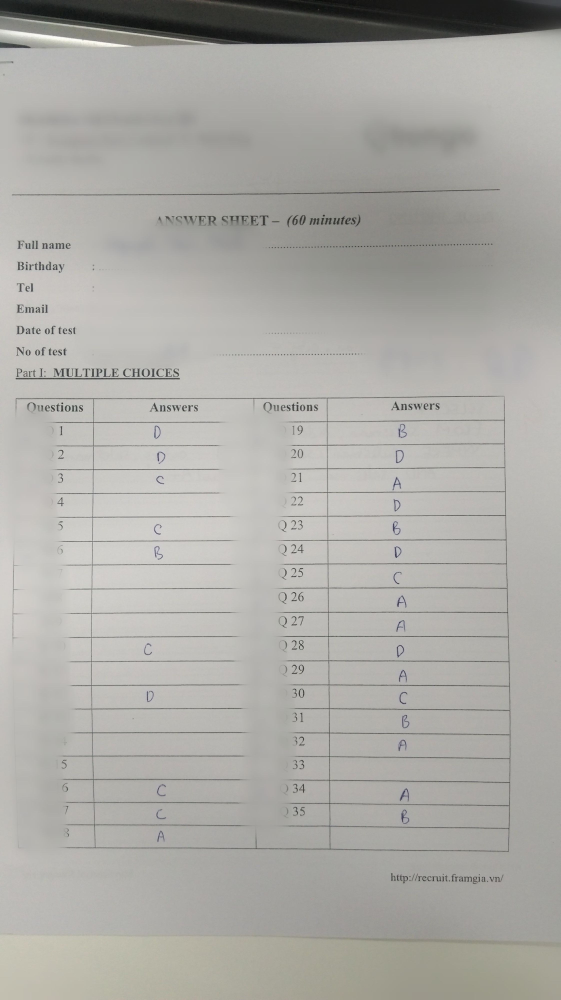
#> input picture anhdonghh.jpg, 2242 x 4000 px (shown at 1/4 size)
$ python 'import cv2.py'   (older library calls are emulated)
#> lines starting #> are read from the running program, lines starting #| are printed output that depends on the picture; after the words box and inside, x2 and y2 are one past the last pixel; in counts of white or black regions, pixels touching at a corner belong together
import cv2
import numpy as np
import matplotlib.pyplot as plt
import tensorflow as tf
import csv
import matplotlib
import matplotlib.pyplot as plt
import matplotlib

img = cv2.imread('anhdonghh.jpg', 0)
#> img: shape (4000, 2242); min 6, max 255, mean 170.6
blur = cv2.GaussianBlur(img,(5,5),0)
thresh = cv2.adaptiveThreshold(blur,255,cv2.ADAPTIVE_THRESH_GAUSSIAN_C,cv2.THRESH_BINARY_INV,11,2)
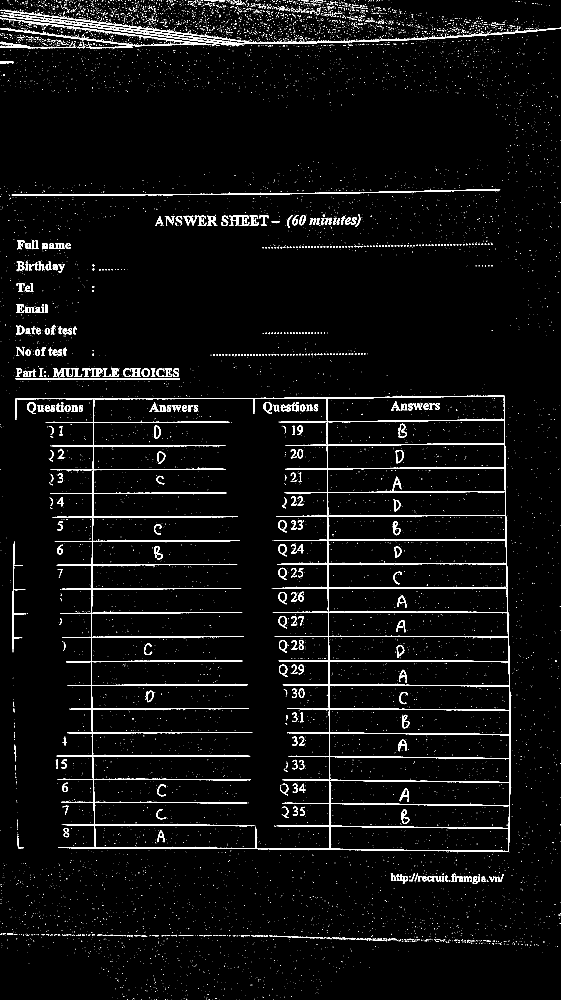
#> thresh: shape (4000, 2242) (shown at 1/4 size); 3.2% white; 10165 white regions (9587 under 20 px), largest, box (x1, y1, x2, y2) and area: (62, 1583, 2042, 3408) 139211, (0, 39, 2242, 177) 16630, (0, 71, 845, 185) 7454

horizal = thresh
vertical = thresh

scale_height = 20 #Scale này để càng cao thì số dòng dọc xác định sẽ càng nhiều
scale_long = 15

long = int(img.shape[1]/scale_long)
#> long = 149
height = int(img.shape[0]/scale_height)
#> height = 200

horizalStructure = cv2.getStructuringElement(cv2.MORPH_RECT, (long, 1))
horizal = cv2.erode(horizal, horizalStructure, (-1, -1))
#> horizal: shape (4000, 2242); 0.8% white; 58 white regions (11 under 20 px), largest, box (x1, y1, x2, y2) and area: (137, 1584, 1945, 1596) 4592, (121, 770, 1459, 781) 2984, (306, 3390, 1388, 3398) 2574
horizal = cv2.dilate(horizal, horizalStructure, (-1, -1))
#> horizal: shape (4000, 2242); 1.3% white; 44 white regions, largest, box (x1, y1, x2, y2) and area: (63, 1584, 2019, 1596) 6516, (232, 3390, 2036, 3405) 5874, (47, 766, 1719, 781) 5305

verticalStructure = cv2.getStructuringElement(cv2.MORPH_RECT, (1, height))
#> verticalStructure = 200 values from 1 to 1
vertical = cv2.erode(vertical, verticalStructure, (-1, -1))
#> vertical: shape (4000, 2242); 0.04% white in thin lines or dots, all inside (x1, y1, x2, y2) = (51, 1683, 2041, 3299)
vertical = cv2.dilate(vertical, verticalStructure, (-1, -1))
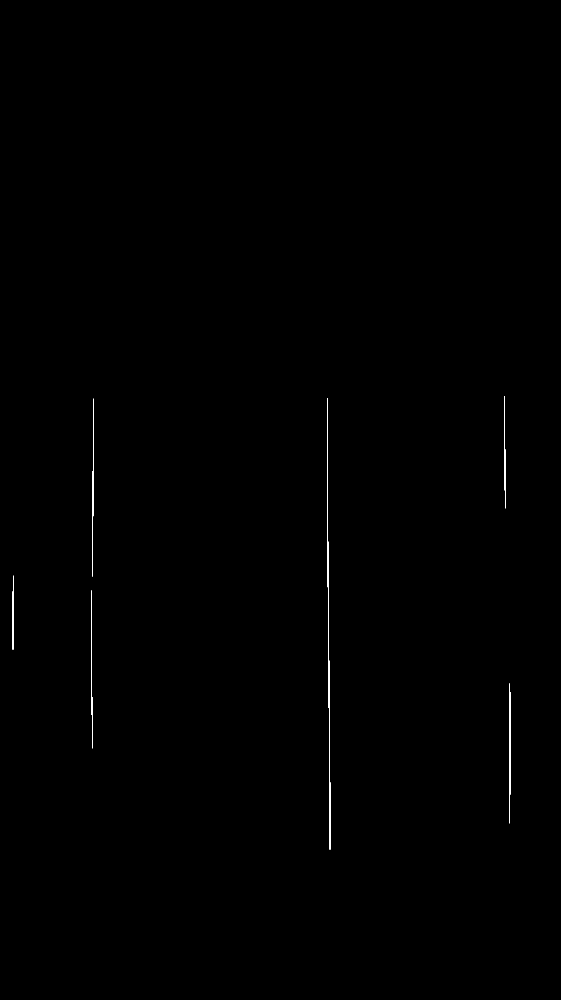
#> vertical: shape (4000, 2242) (shown at 1/4 size); 0.11% white in thin lines or dots, all inside (x1, y1, x2, y2) = (51, 1584, 2041, 3399)

mask = vertical + horizal
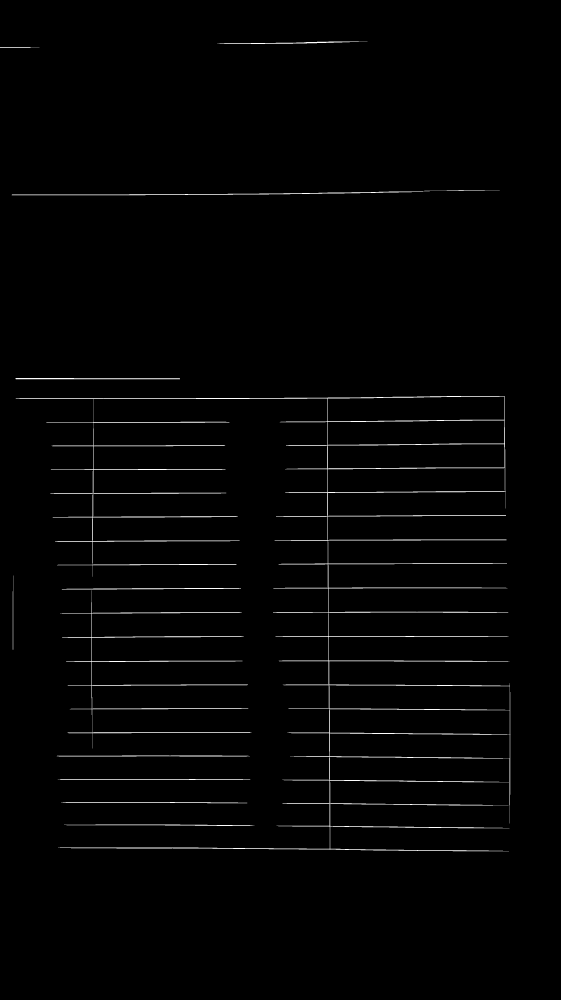
#> mask: shape (4000, 2242) (shown at 1/4 size); min 0, max 255, mean 3.5

_, contours, hierarchy = cv2.findContours(mask,cv2.RETR_EXTERNAL,cv2.CHAIN_APPROX_SIMPLE)
#> contours = 14 contours, 1 with area under 20; largest, box (x1, y1, x2, y2) and area: (63, 1584, 2042, 3405) 522694, (240, 2361, 1007, 2994) 9339, (47, 766, 1719, 781) 3632, (62, 1512, 720, 1517) 2203, (247, 2352, 964, 2358) 1782

max = -1
for cnt in contours:
    x, y, w, h = cv2.boundingRect(cnt)
    if cv2.contourArea(cnt) > max:
        x_max, y_max, w_max, h_max = x, y, w, h
        max = cv2.contourArea(cnt)
#> this loop made 14 passes
#> (x, y, w, h, x_max, y_max, w_max, h_max) on passes 1, 4, 5, 8: (256, 3298, 762, 6, 256, 3298, 762, 6), (227, 3022, 773, 4, 227, 3022, 773, 4), (240, 2361, 767, 633, 240, 2361, 767, 633), (63, 1584, 1979, 1821, 63, 1584, 1979, 1821)
#> (x, y, w, h) on passes 2, 3, 6, 7, 9, 10: (244, 3208, 745, 5), (231, 3116, 770, 4), (247, 2352, 717, 6), (51, 2302, 2, 297), (62, 1512, 658, 5), (47, 766, 1672, 15)
#> after the loop, h_max = 1821; max = 522694.5; w_max = 1979; x_max = 63; y_max = 1584

cropped_thresh_img = []
cropped_origin_img = []
countours_img = []

NUM_ROWS = 19
START_ROW = 1
for i in range(START_ROW, NUM_ROWS):
    thresh1 = thresh[y_max + round(i*h_max/NUM_ROWS):y_max + round((i+1)*h_max/NUM_ROWS), x_max + round(w_max/6):x_max +round(w_max/2)]
    _, contours_thresh1, hierarchy_thresh1 = cv2.findContours(thresh1,cv2.RETR_EXTERNAL,cv2.CHAIN_APPROX_SIMPLE)
    origin1 = img[y_max + round(i*h_max/NUM_ROWS):y_max + round((i+1)*h_max/NUM_ROWS), x_max + round(w_max/6):x_max +round(w_max/2)]

    cropped_thresh_img.append(thresh1)
    cropped_origin_img.append(origin1)
    countours_img.append(contours_thresh1)
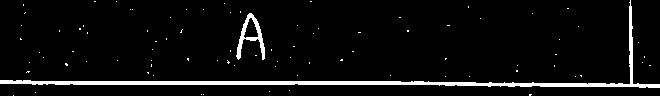
#> thresh1: shape (96, 660); 5.3% white; 87 white regions (85 under 20 px), largest, box (x1, y1, x2, y2) and area: (0, 0, 660, 88) 2797, (236, 13, 265, 60) 409
#> after the loop, countours_img = 18 items; cropped_origin_img = 18 items; cropped_thresh_img = 18 items

for i in range(START_ROW, NUM_ROWS):
    thresh1 = thresh[y_max + round(i*h_max/NUM_ROWS):y_max + round((i+1)*h_max/NUM_ROWS), x_max + round(2*w_max/3):x_max +round(w_max)]
    _, contours_thresh1, hierarchy_thresh1 = cv2.findContours(thresh1,cv2.RETR_EXTERNAL,cv2.CHAIN_APPROX_SIMPLE)
    origin1 = img[y_max + round(i*h_max/NUM_ROWS):y_max + round((i+1)*h_max/NUM_ROWS), x_max + round(2*w_max/3):x_max +round(w_max)]

    cropped_thresh_img.append(thresh1)
    cropped_origin_img.append(origin1)
    countours_img.append(contours_thresh1)
#> this loop made 18 passes
#> pass 1, `thresh1 = thresh[y_max + round(i*h_max/NUM_ROWS):y_max + round((i+1)*h..`:
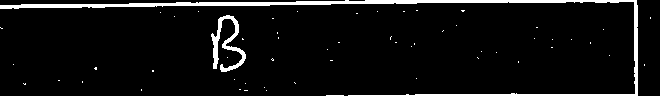
#> thresh1: shape (96, 660); 6% white; 57 white regions (55 under 20 px), largest, box (x1, y1, x2, y2) and area: (0, 0, 638, 96) 3026, (211, 15, 246, 72) 631
#> pass 2, `origin1 = img[y_max + round(i*h_max/NUM_ROWS):y_max + round((i+1)*h_ma..`:
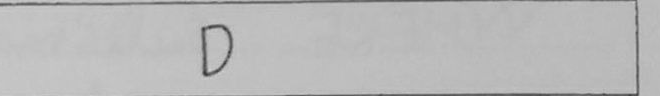
#> origin1: shape (96, 660); min 55, max 209, mean 185.2
#> after the loop:
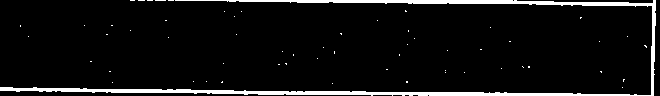
#> thresh1: shape (96, 660); 6.5% white; 59 white regions (58 under 20 px), largest, box (x1, y1, x2, y2) and area: (0, 0, 656, 96) 3969
#> after the loop, countours_img = 36 items; cropped_origin_img = 36 items; cropped_thresh_img = 36 items
for i, countour_img in enumerate(countours_img):
    for cnt in countour_img:
        if cv2.contourArea(cnt) > 30:
             x,y,w,h = cv2.boundingRect(cnt)
             if x > cropped_origin_img[i].shape[1]*0.1 and x < cropped_origin_img[i].shape[1]*0.9:
                 answer = cropped_origin_img[i][y:y+h, x:x+w]
                 answer = cv2.threshold(answer, 160, 255, cv2.THRESH_BINARY_INV)[1]
#> this loop made 36 passes
#> (the run stopped early here; a loop or call above may not have finished)
